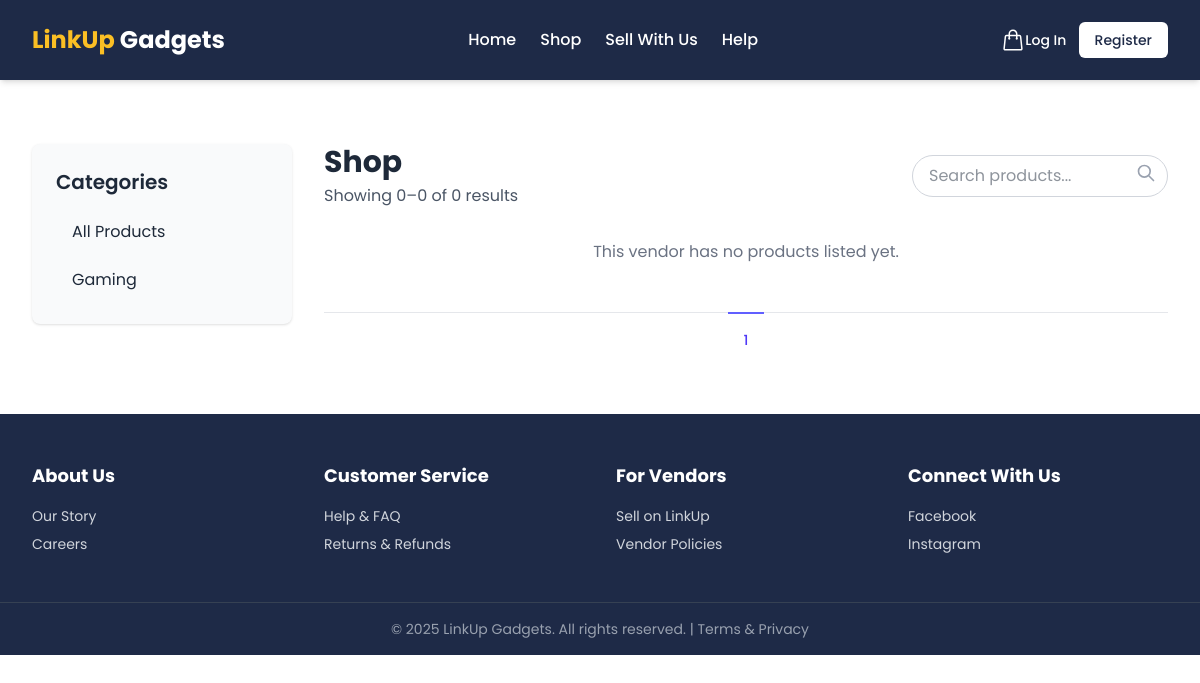
The app's page /shop/?category=computers, older data.
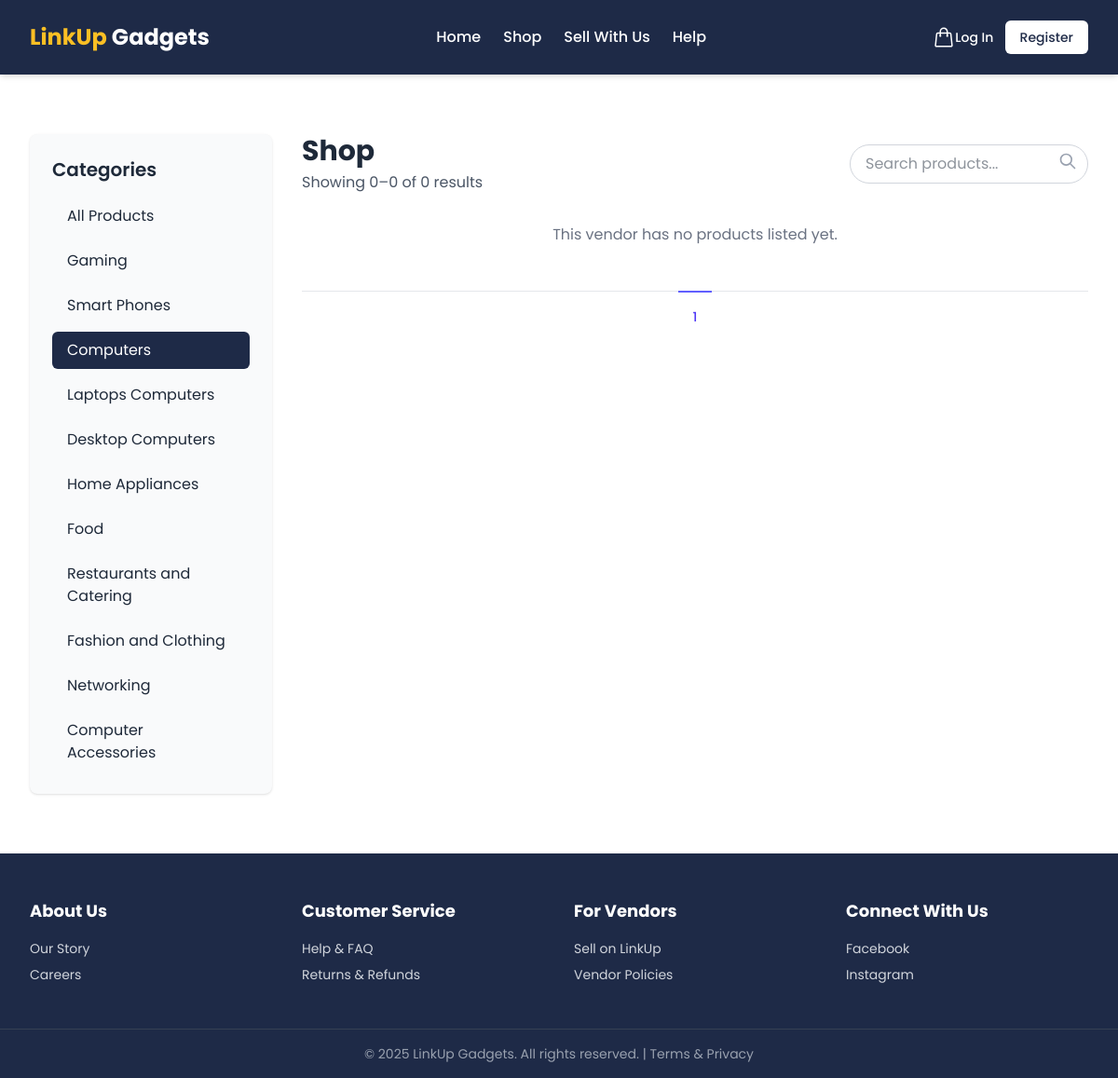
The same page, newer data.
### shop/models.py (models this page shows, shortened)
class Category(models.Model):
    name = models.CharField(max_length=255, unique=True)
    slug = models.SlugField(max_length=255, unique=True, blank=True)
    class Meta:
        verbose_name_plural = 'Categories'

### shop/views.py (the view)
# urls.py: path('', views.shop_view, name='shop_view'),
def shop_view(request):
    products_list = Product.objects.all()
    categories = Category.objects.all()
    selected_category_slug = request.GET.get('category')
    query = request.GET.get('q')
    if selected_category_slug:
        products_list = products_list.filter(category__slug=selected_category_slug)
    if query:
        products_list = products_list.filter(
            Q(name__icontains=query) |
            Q(description__icontains=query)
        )
    paginator = Paginator(products_list, 8) # Show 8 products per page
    page_number = request.GET.get('page')
    try:
        products = paginator.page(page_number)
    except PageNotAnInteger:
        products = paginator.page(1)
    except EmptyPage:
        products = paginator.page(paginator.num_pages)
    context = {
        'products': products,
        'categories': categories,
        'selected_category_slug': selected_category_slug,
        'query': query,
    }
    return render(request, 'shop/shop_view.html', context)

### cart/cart.py (called while the page is built)
    def __len__(self):
        return sum(item['quantity'] for item in self.cart.values())

### cart/context_processors.py (called while the page is built)
def cart(request):
    return {'cart': Cart(request)}

### templates/shop/shop_view.html (shortened to what this page needs)
{% extends 'base.html' %}
{% block content %}
<div class="max-w-7xl mx-auto px-4 sm:px-6 lg:px-8 my-16">
    <div class="grid grid-cols-1 lg:grid-cols-4 gap-8">
        <aside class="lg:col-span-1">
            <div class="bg-gray-50 p-6 rounded-lg shadow">
                <h2 class="text-xl font-semibold mb-4">Categories</h2>
                <ul class="space-y-2">
                    <li>
                        <a href="{% url 'shop:shop_view' %}" class="block px-4 py-2 rounded-md {% if not selected_category_slug %}bg-[#1E2A47] text-white{% else %}hover:bg-gray-200{% endif %}">
                            All Products
                        </a>
                    </li>
                    {% for category in categories %}
                    <li>
                        <a href="?category={{ category.slug }}" class="block px-4 py-2 rounded-md {% if selected_category_slug == category.slug %}bg-[#1E2A47] text-white{% else %}hover:bg-gray-200{% endif %}">
                            {{ category.name }}
                        </a>
                    </li>
                    {% endfor %}
                </ul>
            </div>
        </aside>
        <main class="lg:col-span-3">
            <div class="flex flex-col md:flex-row md:items-center md:justify-between mb-8">
                <div>
                    <h1 class="text-3xl font-bold">
                        {% if query %}
                            Search Results for "{{ query }}"
                        {% elif selected_category_slug %}
                            {{ products.0.category.name|default:'Shop' }}
                        {% else %}
                            All Products
                        {% endif %}
                    </h1>
                    <p class="text-gray-600 mt-1">Showing {{ products.start_index }}–{{ products.end_index }} of {{ products.paginator.count }} results</p>
                </div>
                <form method="GET" action="{% url 'shop:shop_view' %}" class="mt-4 md:mt-0 w-full md:w-auto">
                    <div class="relative">
                        <input type="search" name="q" value="{{ query|default:'' }}" placeholder="Search products..." class="w-full md:w-64 pl-4 pr-10 py-2 border border-gray-300 rounded-full focus:outline-none focus:ring-2 focus:ring-indigo-500">
                        <button type="submit" class="absolute right-0 top-0 mt-2 mr-3">
                            <svg class="h-5 w-5 text-gray-400" fill="none" stroke="currentColor" viewBox="0 0 24 24"><path stroke-linecap="round" stroke-linejoin="round" stroke-width="2" d="M21 21l-6-6m2-5a7 7 0 11-14 0 7 7 0 0114 0z"></path></svg>
                        </button>
                    </div>
                </form>
            </div>
            <div class="grid grid-cols-1 sm:grid-cols-2 lg:grid-cols-4 gap-8 mt-6">
    {% for product in products %}
        {% include 'components/product_card.html' with product=product %}
    {% empty %}
        <p class="col-span-full text-center text-gray-500">This vendor has no products listed yet.</p>
    {% endfor %}
</div>
            <nav class="mt-12 flex items-center justify-between border-t border-gray-200 px-4 sm:px-0">
                <div class="hidden md:-mt-px md:flex">
                    {% for i in products.paginator.page_range %}
                        <a href="?page={{ i }}{% if selected_category_slug %}&category={{ selected_category_slug }}{% endif %}{% if query %}&q={{ query }}{% endif %}" class="inline-flex items-center border-t-2 {% if products.number == i %}border-indigo-500 text-indigo-600{% else %}border-transparent text-gray-500 hover:text-gray-700 hover:border-gray-300{% endif %} px-4 pt-4 text-sm font-medium">
                            {{ i }}
                        </a>
                    {% endfor %}
                </div>
            </nav>
        </main>
    </div>
</div>
{% endblock %}

### templates/base.html (shortened to what this page needs)
{% load static tailwind_tags %}
<!DOCTYPE html>
<html lang="en">
<head>
  {% tailwind_css %}
</head>
<body class="bg-white text-gray-800">
  <header class="bg-[#1E2A47] text-white sticky top-0 z-50 shadow-md" x-data="{ mobileMenuOpen: false }">
    <nav class="max-w-7xl mx-auto px-4 sm:px-6 lg:px-8">
      <div class="flex items-center justify-between h-20">
        <div class="flex items-center">
          <a href="{% url 'index' %}" class="text-2xl font-bold">
            <span class="text-[#FBBF24]">LinkUp</span> Gadgets
          </a>
        </div>
        <div class="hidden md:flex items-center space-x-6">
          <a href="{% url 'index' %}" class="hover:text-[#FBBF24] transition font-medium">Home</a>
          <a href="{% url 'shop:shop_view' %}" class="hover:text-[#FBBF24] transition font-medium">Shop</a>
          <a href="{% url 'accounts:register' %}" class="hover:text-[#FBBF24] transition font-medium">Sell With Us</a>
          <a href="{% url 'faq' %}" class="hover:text-[#FBBF24] transition font-medium">Help</a>
        </div>
        <div class="hidden md:flex items-center space-x-4">
          <a href="{% url 'cart:cart_detail' %}" class="group -m-2 flex items-center p-2">
            <div class="relative">
            </div>
          </a>
          {% if user.is_authenticated %}
          <div class="relative" x-data="{ open: false }" @click.away="open = false">
            <button @click="open = !open" class="flex items-center space-x-1 hover:text-[#FBBF24] transition">
              <span>Hi, {{ user.username }}</span>
              <svg class="w-4 h-4" fill="none" viewBox="0 0 24 24" stroke-width="1.5" stroke="currentColor">
                <path stroke-linecap="round" stroke-linejoin="round" d="m19.5 8.25-7.5 7.5-7.5-7.5" />
              </svg>
            </button>
            <div x-show="open" x-transition
              class="absolute right-0 mt-2 w-48 bg-white rounded-md shadow-lg py-1 text-gray-800 ring-1 ring-black ring-opacity-5">
              <a href="{% url 'accounts:profile' %}" class="block px-4 py-2 text-sm hover:bg-gray-100">My Account</a>
              {% if user.vendor %}<a href="{% url 'shop:vendor_dashboard' %}"
                class="block px-4 py-2 text-sm hover:bg-gray-100">Vendor Dashboard</a>{% endif %}
              <a href="{% url 'accounts:logout' %}" class="block px-4 py-2 text-sm hover:bg-gray-100">Logout</a>
            </div>
          </div>
          {% else %}
          <div class="items-center space-x-2">
            <a href="{% url 'accounts:login' %}" class="text-sm font-medium hover:text-[#FBBF24] transition">Log In</a>
            <a href="{% url 'accounts:register' %}"
              class="text-sm font-medium bg-white text-[#1E2A47] px-4 py-2 rounded-md hover:bg-gray-200 transition">Register</a>
          </div>
          {% endif %}
        </div>
      </div>
    </nav>
  </header>
  <main>
    {% block content %}{% endblock %}
  </main>
  <footer class="bg-[#1E2A47] text-white mt-16">
    <div class="max-w-7xl mx-auto py-12 px-4 sm:px-6 lg:px-8 grid grid-cols-2 md:grid-cols-4 gap-8">
      <div>
        <h3 class="font-bold text-lg">About Us</h3>
        <ul class="mt-4 space-y-2 text-sm text-gray-300">
          <li>
            <a href="{% url 'about' %}" class="hover:text-white">Our Story</a>
          </li>
          <li><a href="#" class="hover:text-white">Careers</a></li>
        </ul>
      </div>
      <div>
        <h3 class="font-bold text-lg">Customer Service</h3>
        <ul class="mt-4 space-y-2 text-sm text-gray-300">
          <li><a href="{% url 'faq' %}" class="hover:text-white">Help & FAQ</a></li>
          <li><a href="#" class="hover:text-white">Returns & Refunds</a></li>
        </ul>
      </div>
      <div>
        <h3 class="font-bold text-lg">For Vendors</h3>
        <ul class="mt-4 space-y-2 text-sm text-gray-300">
          <li>
            <a href="{% url 'accounts:register' %}" class="hover:text-white">Sell on LinkUp</a>
          </li>
          <li>
            <a href="{% url 'vendor_policies' %}" class="hover:text-white">Vendor Policies</a>
          </li>
        </ul>
      </div>
      <div>
        <h3 class="font-bold text-lg">Connect With Us</h3>
        <ul class="mt-4 space-y-2 text-sm text-gray-300">
          <li><a href="#" class="hover:text-white">Facebook</a></li>
          <li><a href="#" class="hover:text-white">Instagram</a></li>
        </ul>
      </div>
    </div>
    <div class="max-w-7xl mx-auto py-4 px-4 sm:px-6 lg:px-8 border-t border-gray-700 text-center text-sm text-gray-400">
      &copy; {% now "Y" %} LinkUp Gadgets. All rights reserved. |
      <a href="{% url 'terms' %}" class="hover:text-white">Terms & Privacy</a>
    </div>
  </footer>
</body>
</html>

### templates/base.html (style rules this page uses)
body { font-family: "Poppins", sans-serif; }

Row changes from the older to the newer data that the page shows:
added Category: name "Smart Phones"
added Category: name "Computers", slug "computers" (drawn)
added Category: name "Laptops Computers"
added Category: name "Desktop Computers"
added Category: name "Home Appliances"
added Category: name "Food"
added Category: name "Restaurants and Catering"
added Category: name "Fashion and Clothing"
added Category: name "Networking"
added Category: name "Computer Accessories"
